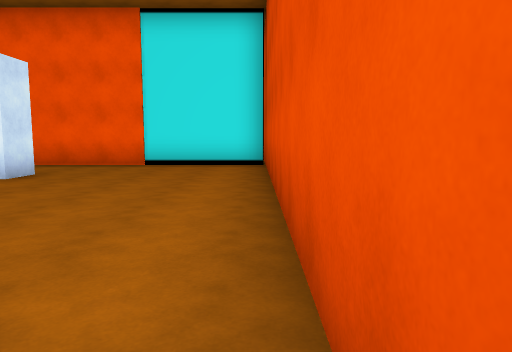
view 1 (above)

12 first-person views from a walk through a 3-D level made in the Unity game engine. The camera is 1.4 m above the floor, tilts 6° down and sees 70° across. The floor is counted in squares, 2 m on a side. Each view is taken from the middle of a square. On the plan, view 1 faces up. The plan holds only what a view shows up to about 11 squares ahead; the rest is blank. The place goes on beyond the plan. The player is left out. Door leaves are left out, so doorways stand open.

view 2
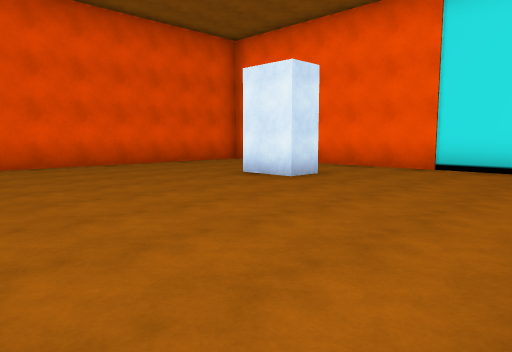

view 3
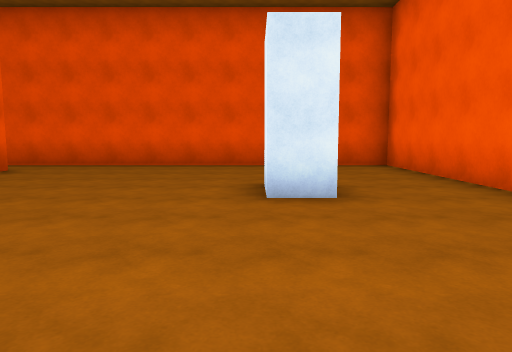

view 4
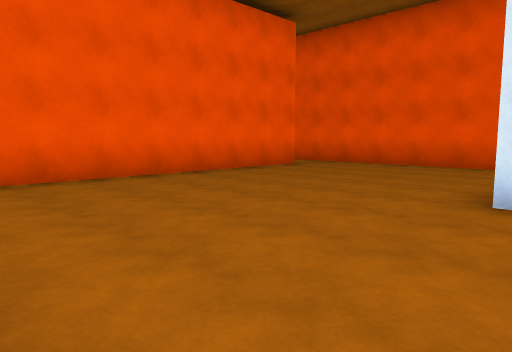

view 5
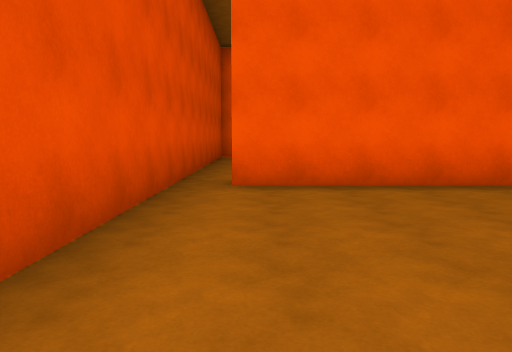

view 6
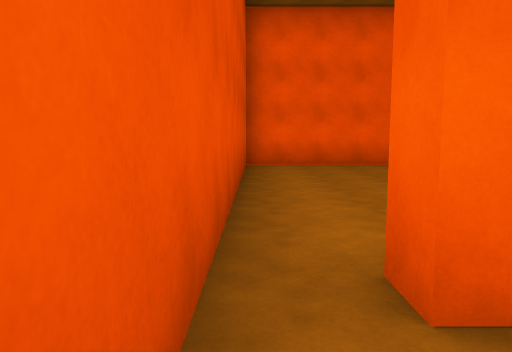

view 7
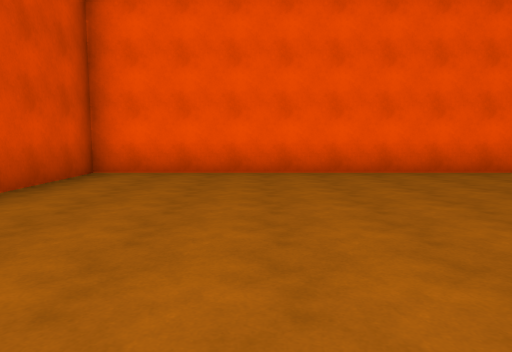

view 8
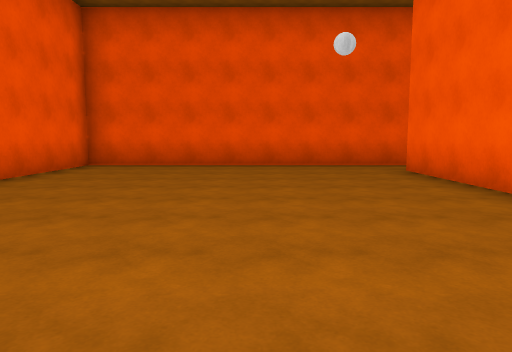

view 9
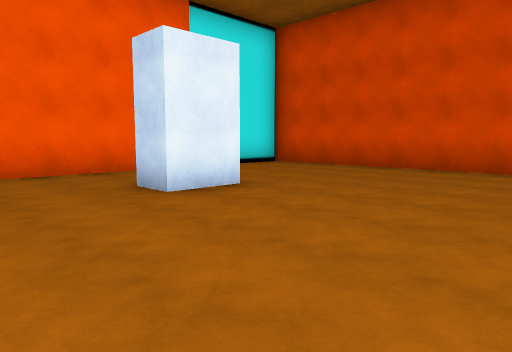

view 10
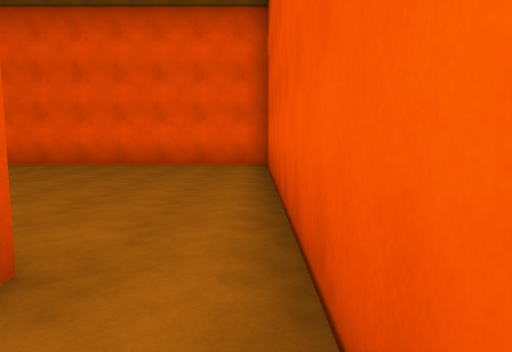

view 11
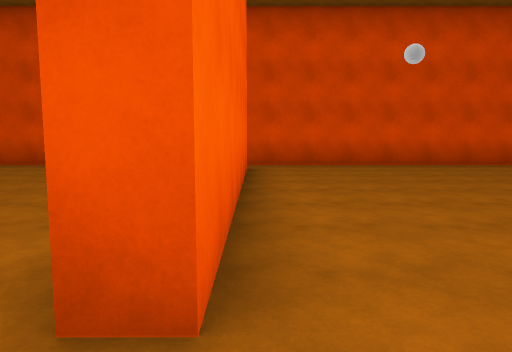

view 12
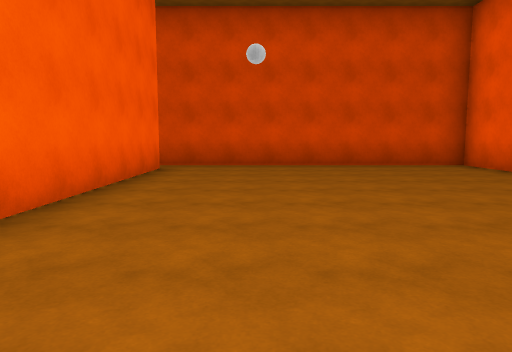

### Floor plan
Points are (right, up) in squares from view 1. A wall is a line through its corners. A room is listed if a view was taken in it or the views show most of it. See-through windows are left out.
Room 1 (views 1, 7, 8, 11, 12)
walls: (-9.3, 0.4) (-9.3, -7.3) (0.2, -7.3) (0.2, 0.4); (-0.7, 0.7) (-0.7, 0.2) (-7.8, 0.2)
ways out: opening at (-8.5, 1) to room 2; opening at (0, 1) to room 2
Room 2 (views 2, 3, 4, 5, 6, 9, 10)
walls: (-7.8, 0.2) (-7.8, 0.7) (-0.7, 0.7); (0.2, 0.4) (0.2, 9.4) (-9.3, 9.4) (-9.3, 0.4)
ways out: opening at (-8.5, 1) to room 1; opening at (0, 1) to room 1
objects: other object (-5, 6) to (-5, 7)

Positions as (right, up) in squares from view 1, and headings:
1: (0, 0), facing up
2: (0, 1), facing up-left
3: (0, 6), facing left
4: (0, 7), facing down-left
5: (-1, 6), facing down
6: (0, 2), facing down
7: (-3, 0), facing down
8: (0, -3), facing left
9: (-8, 2), facing up-right
10: (-9, 2), facing down
11: (-9, 0), facing right
12: (-9, -2), facing right
